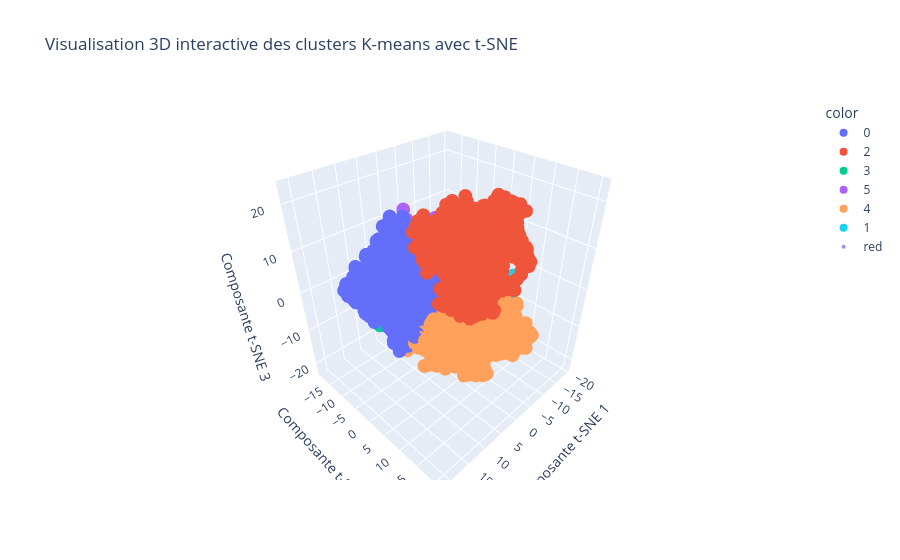

The notebook cell saved with this chart:
### Code cell
import plotly.express as px
fig = px.scatter_3d(
    x=dataset3_tsne[:, 0],
    y=dataset3_tsne[:, 1],
    z=dataset3_tsne[:, 2],
    color=best_result.labels_.astype(str),
    title='Visualisation 3D interactive des clusters K-means avec t-SNE',
    labels={'x': 'Composante t-SNE 1', 'y': 'Composante t-SNE 2', 'z': 'Composante t-SNE 3'},
)

# Ajouter les centroïdes
centers = best_result.cluster_centers_
fig.add_trace(px.scatter_3d(
    x=centers[:, 0],
    y=centers[:, 1],
    z=centers[:, 2],
    color=['red']*len(centers),
    size=[5]*len(centers),
).data[0])

### Figure 1 — Plotly figure (JSON) as saved in the notebook; plotly's stock layout.template omitted (floating-point values rounded to 4 significant figures; data arrays with more than 128 entries replaced by an {"elided": "..."} marker saying what was removed)
{"data": [{"hovertemplate": "color=0<br>Composante t-SNE 1=%{x}<br>Composante t-SNE 2=%{y}<br>Composante t-SNE 3=%{z}<extra></extra>", "legendgroup": "0", "marker": {"color": "#636efa", "symbol": "circle"}, "mode": "markers", "name": "0", "scene": "scene", "showlegend": true, "type": "scatter3d", "x": {"elided": "957 float values"}, "y": {"elided": "957 float values"}, "z": {"elided": "957 float values"}}, {"hovertemplate": "color=2<br>Composante t-SNE 1=%{x}<br>Composante t-SNE 2=%{y}<br>Composante t-SNE 3=%{z}<extra></extra>", "legendgroup": "2", "marker": {"color": "#EF553B", "symbol": "circle"}, "mode": "markers", "name": "2", "scene": "scene", "showlegend": true, "type": "scatter3d", "x": {"elided": "921 float values"}, "y": {"elided": "921 float values"}, "z": {"elided": "921 float values"}}, {"hovertemplate": "color=3<br>Composante t-SNE 1=%{x}<br>Composante t-SNE 2=%{y}<br>Composante t-SNE 3=%{z}<extra></extra>", "legendgroup": "3", "marker": {"color": "#00cc96", "symbol": "circle"}, "mode": "markers", "name": "3", "scene": "scene", "showlegend": true, "type": "scatter3d", "x": {"elided": "795 float values"}, "y": {"elided": "795 float values"}, "z": {"elided": "795 float values"}}, {"hovertemplate": "color=5<br>Composante t-SNE 1=%{x}<br>Composante t-SNE 2=%{y}<br>Composante t-SNE 3=%{z}<extra></extra>", "legendgroup": "5", "marker": {"color": "#ab63fa", "symbol": "circle"}, "mode": "markers", "name": "5", "scene": "scene", "showlegend": true, "type": "scatter3d", "x": {"elided": "768 float values"}, "y": {"elided": "768 float values"}, "z": {"elided": "768 float values"}}, {"hovertemplate": "color=4<br>Composante t-SNE 1=%{x}<br>Composante t-SNE 2=%{y}<br>Composante t-SNE 3=%{z}<extra></extra>", "legendgroup": "4", "marker": {"color": "#FFA15A", "symbol": "circle"}, "mode": "markers", "name": "4", "scene": "scene", "showlegend": true, "type": "scatter3d", "x": {"elided": "1111 float values"}, "y": {"elided": "1111 float values"}, "z": {"elided": "1111 float values"}}, {"hovertemplate": "color=1<br>Composante t-SNE 1=%{x}<br>Composante t-SNE 2=%{y}<br>Composante t-SNE 3=%{z}<extra></extra>", "legendgroup": "1", "marker": {"color": "#19d3f3", "symbol": "circle"}, "mode": "markers", "name": "1", "scene": "scene", "showlegend": true, "type": "scatter3d", "x": {"elided": "1029 float values"}, "y": {"elided": "1029 float values"}, "z": {"elided": "1029 float values"}}, {"hovertemplate": "color=red<br>x=%{x}<br>y=%{y}<br>z=%{z}<br>size=%{marker.size}<extra></extra>", "legendgroup": "red", "marker": {"color": "#636efa", "size": [5, 5, 5, 5, 5, 5], "sizemode": "area", "sizeref": 0.0125, "symbol": "circle"}, "mode": "markers", "name": "red", "scene": "scene", "showlegend": true, "type": "scatter3d", "x": [10.21, -10.42, 1.613, 1.578, 2.668, -8.516], "y": [-3.512, -2.196, 8.951, -10.82, 10.46, -4.982], "z": [4.469, -10.05, 14.45, -4.792, -4.047, 4.682]}], "layout": {"legend": {"title": {"text": "color"}, "tracegroupgap": 0}, "scene": {"domain": {"x": [0, 1], "y": [0, 1]}, "xaxis": {"title": {"text": "Composante t-SNE 1"}}, "yaxis": {"title": {"text": "Composante t-SNE 2"}}, "zaxis": {"title": {"text": "Composante t-SNE 3"}}}, "title": {"text": "Visualisation 3D interactive des clusters K-means avec t-SNE"}}}
